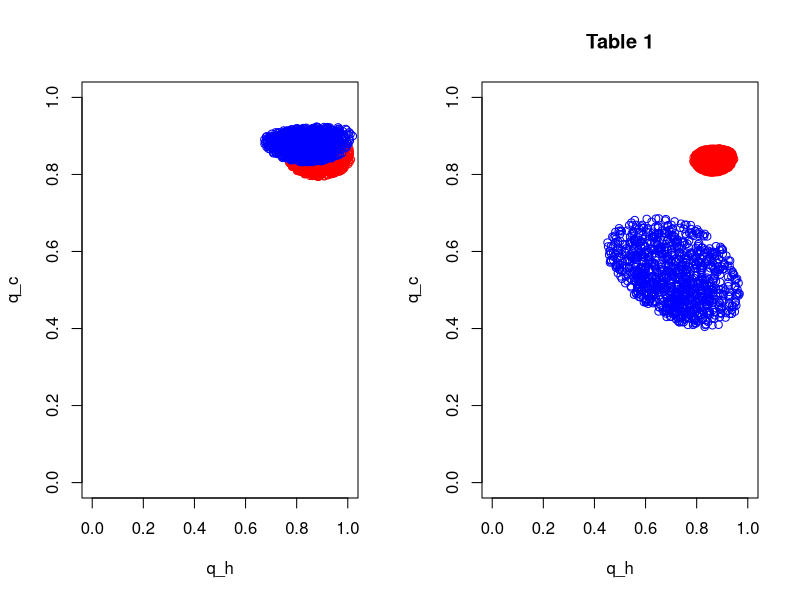

Source code (R):
## ---- chunk 1
library(knitr)
opts_chunk$set(echo = TRUE, warning = FALSE)
## ---- chunk 2
#the observed data A77
data_raw_matrix = matrix(c(66, 87, 25, 22, 4,
                           13, 14, 15, 9, 4,
                           0, 4, 4, 9, 1,
                           0, 0, 4, 3, 1,
                           0, 0, 0, 1, 1,
                           0, 0, 0, 0, 0), ncol = 5, byrow = TRUE)
data_A77 = prop.table(data_raw_matrix,2)

#the observed data A80
data_raw_matrix = matrix(c(44, 62, 47, 38, 9,
                          10, 13, 8, 11, 5,
                           0, 9, 2, 7, 3,
                           0, 0, 3, 5, 1,
                           0, 0, 0, 1, 0,
                           0, 0, 0, 0, 1), ncol = 5, byrow = TRUE)
data_A80 = prop.table(data_raw_matrix,2)

#the observed data ASE
data_raw_matrix = matrix(c(15, 12, 4,
                          11, 17, 4,
                           0, 21, 4,
                           0, 0, 5), ncol = 3, byrow = TRUE)
data_ASE = prop.table(data_raw_matrix,2)

#the observed data BSE
data_raw_matrix = matrix(c(9, 12, 18, 9, 4,
                          1, 6, 6, 4, 3,
                           0, 2, 3, 4, 0,
                           0, 0, 1, 3, 2,
                           0, 0, 0, 0, 0,
                           0, 0, 0, 0, 0), ncol = 5, byrow = TRUE)
data_BSE = prop.table(data_raw_matrix,2)
## ---- chunk 3
#the data generating function
generate_probabilities = function(theta, n_col_data = 5)
{
	q_c = theta[1]
	q_h = theta[2]
	w_0 = sapply(seq(1, n_col_data, by = 1), function(x){return(`^`(q_c,x))}) #w_0s components (1st row components)
	prob_matrix = matrix(rep(0, n_col_data^2), nrow = n_col_data)
	
	for (i in 1 : (n_col_data - 1)){
		prob_matrix[i, i] = 1 - w_0[i] - sum(prob_matrix[1:i, i]) #w_jj components (diagonal components)
		for (j in (i+1):n_col_data)
		{
			prob_matrix[i, j] = choose(j,i) * prob_matrix[i,i] * (q_c * q_h^i)^(j-i) #w_js components
		}
	}
	prob_matrix[n_col_data, n_col_data] = 1 - w_0[n_col_data] - sum(prob_matrix[1:n_col_data, n_col_data]) #last elements of the matrix
	probabilities = rbind(w_0, prob_matrix) #W matrix (data matrix)
	return(probabilities)
}

#generate the first abc sample
generate_abc_sample_1 = function(observed_data, data_generating_function, epsilon)
{
	while(TRUE)
	{
		q_c_h = runif(2) #q_c and q_h
		generated_data = data_generating_function(theta = q_c_h)
		if(sum((generated_data - observed_data)^2) < epsilon^2) #Squared Euclidean distance
			return(q_c_h)
	}
}

#generate the sequential abc sample
generate_abc_sample_2 = function(observed_data, population, data_generating_function, epsilon)
{
	while(TRUE)
	{
	  N_sample = dim(population)[2]
		sample_index = floor(runif(1, min = 1, max = N_sample + 0.999))
		q_c_h = population[ , sample_index] #population = previous posterior_sample
		q_c_h[1] = rnorm(1, mean = q_c_h[1], sd = 0.05) #perturbation kernel using Gaussian dist
		q_c_h[2] = rnorm(1, mean = q_c_h[2], sd = 0.05) #perturbation kernel using Gaussian dist
		generated_data = data_generating_function(theta = q_c_h)
		if(sum((generated_data - observed_data)^2) < epsilon^2) #Squared Euclidean distance
			return(q_c_h)
	}
}


#the main function
generate_abc_smc_sample = function(dataset)
{
	generate_prob = function(theta){generate_probabilities(theta, n_col_data = ncol(dataset))}
	epsilon_vector = seq(1, 0.35, by = -0.05) #try different epsilons to find minimum point of converging
	n_sequential = length(epsilon_vector)
	N_sample = 1000
	for (i in 1:n_sequential)
	{
		if (i == 1)
		{
			posterior_sample = replicate(generate_abc_sample_1(observed_data = dataset,
															   data_generating_function = generate_prob,
															   epsilon = epsilon_vector[i]), n = N_sample)
		}
		else
		{
			posterior_sample = replicate(generate_abc_sample_2(observed_data = dataset,
										population = posterior_sample,
										data_generating_function = generate_prob,
										epsilon = epsilon_vector[i]), n = N_sample)
		}
		#print(i) #to check the number of iteration to find the best epsilon
	}
	return(posterior_sample)
}
## ---- chunk 4
posterior_sample_A77 = generate_abc_smc_sample(data_A77)
posterior_sample_A80 = generate_abc_smc_sample(data_A80)
posterior_sample_ASE = generate_abc_smc_sample(data_ASE)
posterior_sample_BSE = generate_abc_smc_sample(data_BSE)

par(mfrow=c(1,2))
plot(x =posterior_sample_A77[2, ], y = posterior_sample_A77[1, ], type = "p", col = "red", xlim = c(0,1), ylim = c(0,1), xlab = "q_h", ylab = "q_c")
points(x = posterior_sample_A80[2, ], y = posterior_sample_A80[1, ], type = "p", col = "blue", xlim = c(0,1), ylim = c(0,1))

plot(x = posterior_sample_ASE[2, ], y = posterior_sample_ASE[1, ], type = "p", col = "blue", xlim = c(0,1), ylim = c(0,1), xlab = "q_h", ylab = "q_c", main="Table 1")
points(x = posterior_sample_BSE[2, ], y = posterior_sample_BSE[1, ], type = "p", col = "red", xlim = c(0,1), ylim = c(0,1), main="Table 2")
par(mfrow=c(1,1))
